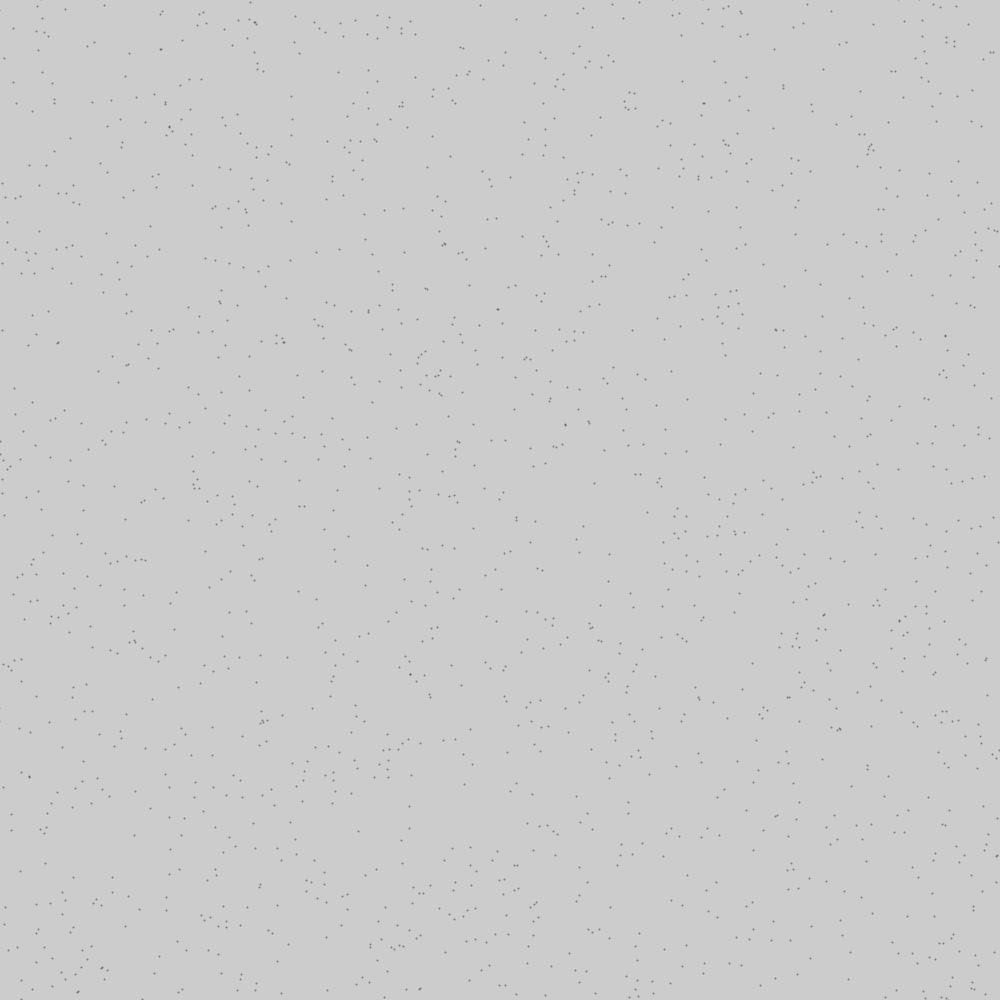
Frame 1 (no input)
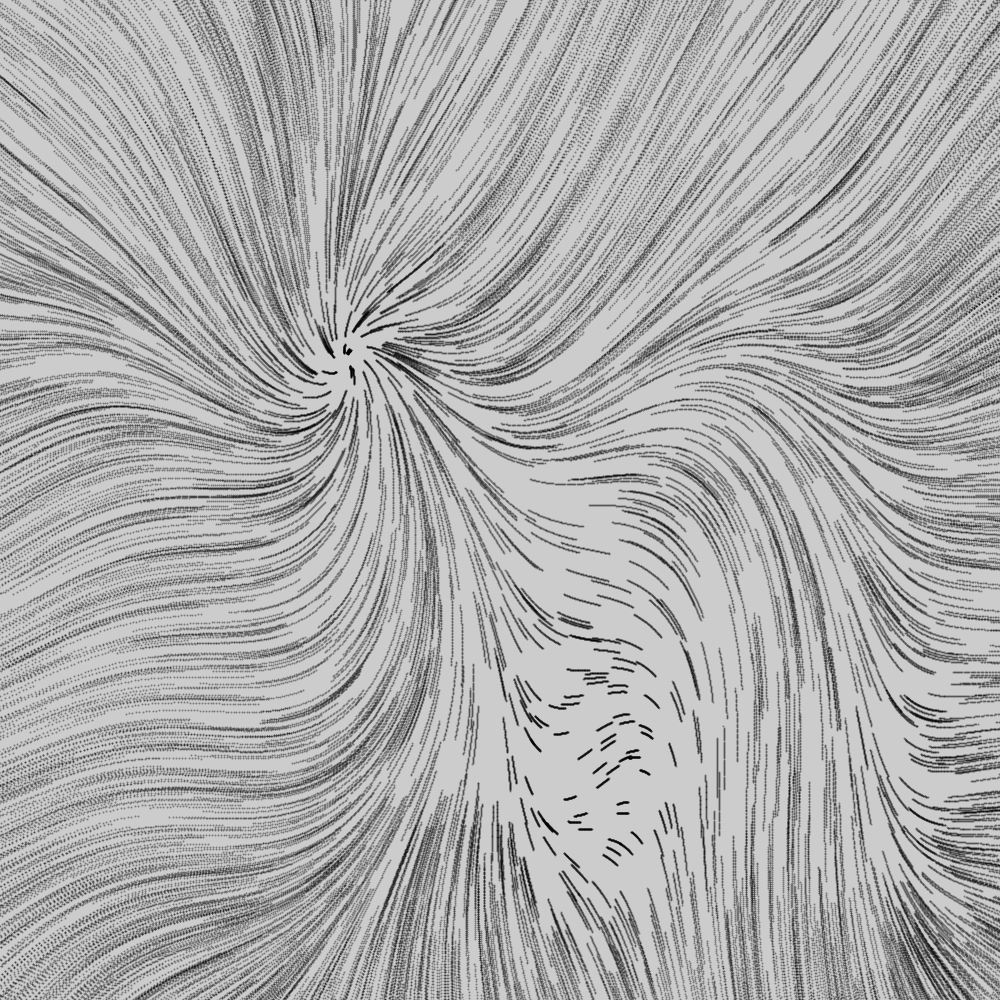
Frame 60 (the mouse pressed at the canvas centre just before this capture)
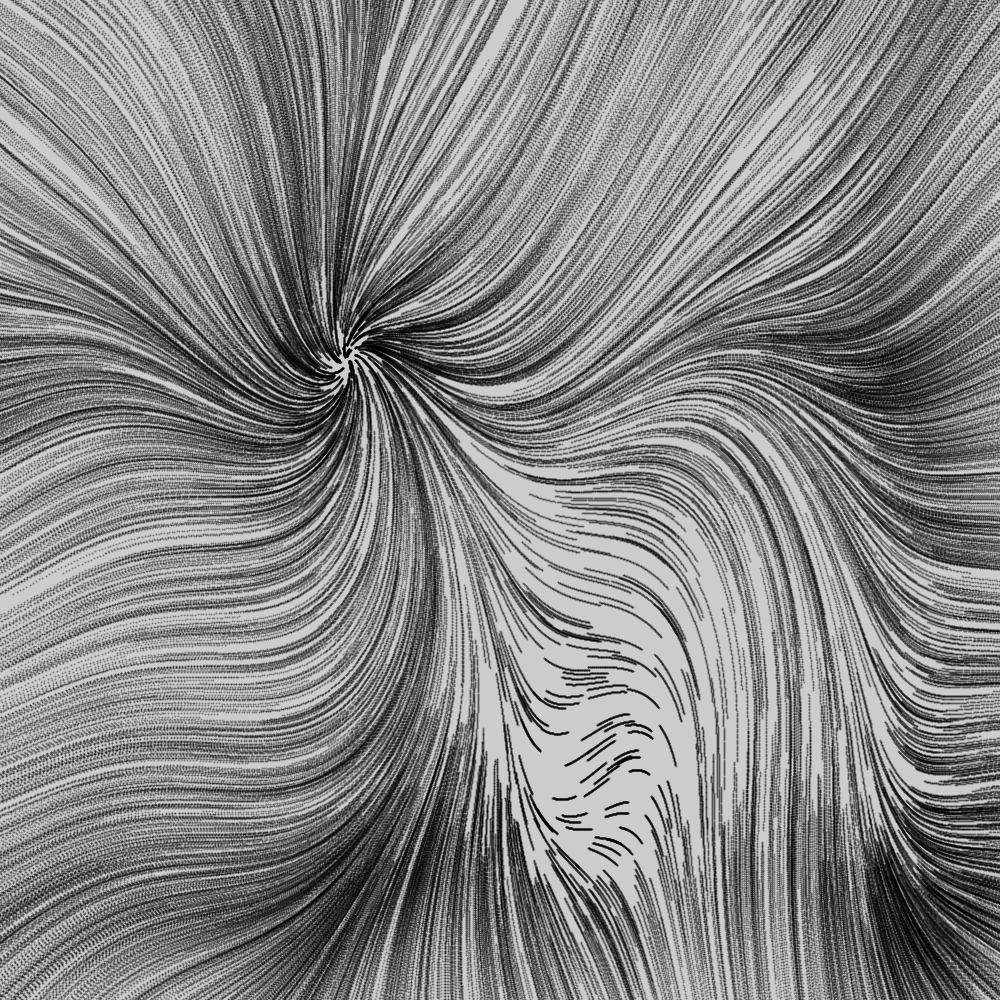
Frame 120 (the mouse held since frame 60 and released just before this capture)

The Processing sketch that drew these frames (run headless with seeded random() and noise(); from frame 60 on, the mouse is pressed at the canvas centre):

// Processing sketch: g
// ── g.pde
float x1,x2,y1,y2;
float A,B,C,D;
int cstate;

ArrayList<PVector> particles;

void setup(){
  size(1000,1000);
  cstate = 0;
  float sq = 5;
  x1 = -2;
  x2 = 2;
  y1 = -2;
  y2 = 2;
  
  if (sq != 0){
    x1 = y1= -sq;
    x2 = y2 = sq;
  }
  particles = new ArrayList<PVector>();
  init();
}

void draw(){
  strokeWeight(2);
  float a = A;
  float b = B;
  float c = C;
  float d = D;
  float e = .005;
  for (int i=0;i<1;i++){
  for (PVector p:particles){
    //a = c = sin(p.x);
    //b = d = 1.;
    float x = p.x;
    float y = p.y;
    float xx = sin(a*y)-cos(b*x);
    float yy = sin(c*x)-cos(d*y);
    x = lerp(x,xx,e) ;
    y = lerp(y,yy, e);
    p.x = x;
    p.y = y;
    xx = map(x, x1+2, x2-2, 0, width);
    yy = map(y, y1+2, y2-2, 0, height);
    point(xx,yy);
  }}
}


void init(){
  
  
  A = random(-3,3);
  B = random(-3,3);
  C = random(-3,3);
  D = random(-3,3);
  /*A = 1.641;
  B = 1.902;
  C = 0.316;
  D = 1.525;
  
  A = 1.4;
  B = -2.3;
  C = 2.4;
  D = -2.1;
  */
  particles.clear();
  float n = 5000;
  float ccc = (cstate==0)?0:255;
  stroke(ccc, 100);
  //background(200);
  for (int i = 0; i < n; i++){
    particles.add(new PVector(random(x1,x2) ,random(y1,y2)));
  }
    particles.set(0, new PVector(0,0));
}

void keyPressed(){
  if (keyCode == 32){
    cstate = (cstate+1)%2;
    init();
}
  
}
